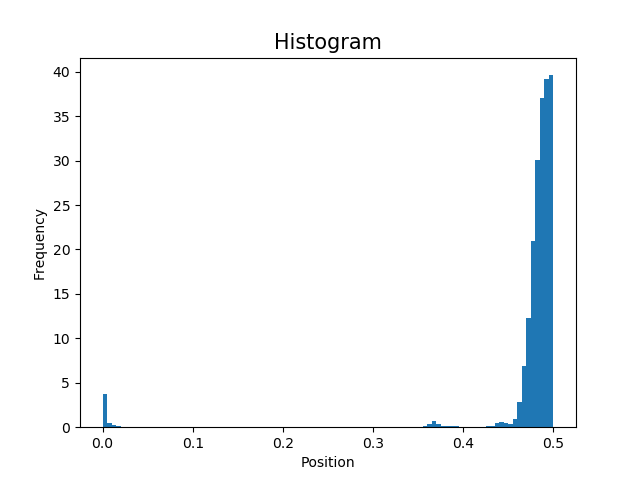

Generate this figure with Python:
#!/usr/bin/env python3

import sys
import numpy as np
import pandas as pd
import matplotlib.pyplot as plt
from sklearn.decomposition import PCA

freq = open(sys.argv[1])

frequ = []

for line in freq:
    if "CHR" in line:
        continue
    col = line.split()
    values = float(col[4])
    frequ.append(values)

fig, ax = plt.subplots()
ax.hist(frequ, bins = 100, density = True)
ax.set_title("Histogram",size=15)
ax.set_xlabel("Position",size=10)
ax.set_ylabel("Frequency",size=10)

fig.savefig("histo.png")
plt.close() 


